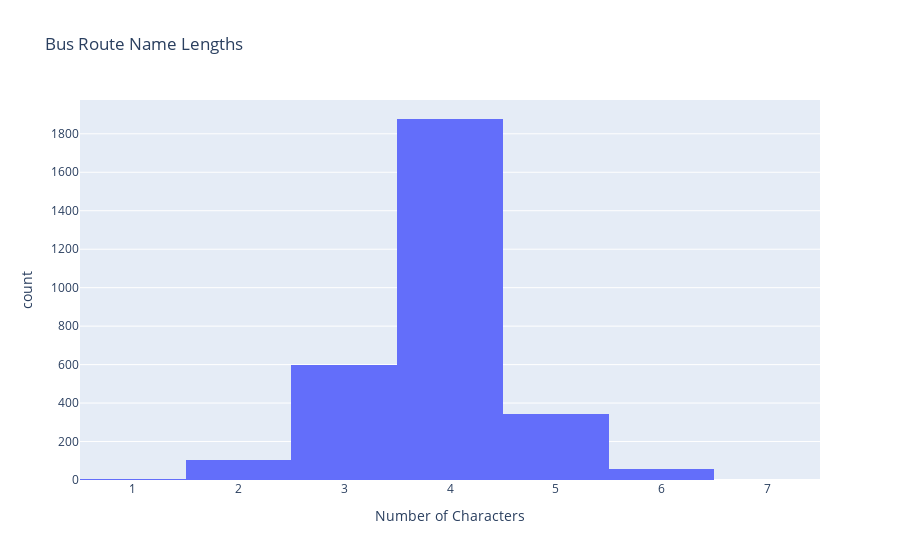

Notebook code for this chart:
### Code cell
routes = list(stops_data.keys())
route_char_lengths = list(map(len, routes))
fig = px.histogram(
    x=route_char_lengths,
    title="Bus Route Name Lengths",
    labels={"x": "Number of Characters", "y": "Count of Bus Routes"},
)
fig.show()

### Figure 1 — Plotly figure (JSON) as saved in the notebook; plotly's stock layout.template omitted (floating-point values rounded to 4 significant figures; data arrays with more than 128 entries replaced by an {"elided": "..."} marker saying what was removed)
{"data": [{"bingroup": "x", "hovertemplate": "Number of Characters=%{x}<br>count=%{y}<extra></extra>", "legendgroup": "", "marker": {"color": "#636efa", "pattern": {"shape": ""}}, "name": "", "orientation": "v", "showlegend": false, "type": "histogram", "x": {"elided": "2982 int values"}, "xaxis": "x", "yaxis": "y"}], "layout": {"barmode": "relative", "legend": {"tracegroupgap": 0}, "title": {"text": "Bus Route Name Lengths"}, "xaxis": {"anchor": "y", "domain": [0, 1], "title": {"text": "Number of Characters"}}, "yaxis": {"anchor": "x", "domain": [0, 1], "title": {"text": "count"}}}}
